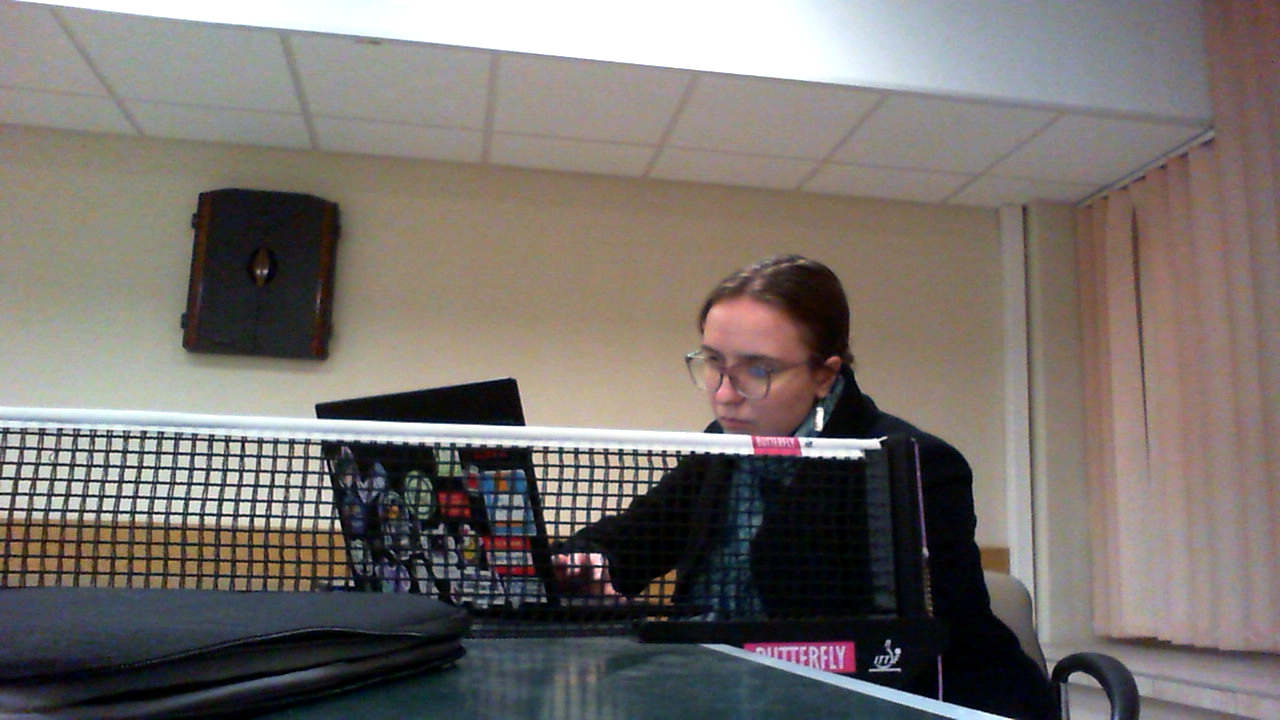
#> input picture capture.png, 1280 x 720 px
$ python -i calibration.py   (imports and definitions only)
#> lines starting #> are read from the running program, lines starting #| are printed output that depends on the picture; after the words box and inside, x2 and y2 are one past the last pixel; in counts of white or black regions, pixels touching at a corner belong together
"""Table boundary estimation, with robust straight-edge extrapolation past pockets.

Multiple color masks accommodate colored and low-saturation cloth. No learned
models or reference-photo-specific coordinates are used.
"""
import cv2
import numpy as np


def ordered(points):
    center = points.mean(axis=0)
    points = points[np.argsort(np.arctan2(points[:, 1] - center[1], points[:, 0] - center[0]))]
    upper = np.argsort(points[:, 1])[:2]
    return np.roll(points, -upper[np.argmin(points[upper, 0])], axis=0)


def refine_edges(contour, quad, diagonal):
    boundary = contour[:, 0, :].astype(float)
    lines, residuals = [], []
    for i in range(4):
        a, b = quad[i], quad[(i + 1) % 4]
        direction = b - a; length = np.linalg.norm(direction); direction /= length
        relative = boundary - a
        along = relative @ direction
        perpendicular = np.abs(relative[:, 0] * direction[1] - relative[:, 1] * direction[0])
        # Ignore pockets and corner bevels; use the middle 76% of each edge.
        selected = boundary[(along > length * .12) & (along < length * .88) & (perpendicular < diagonal * .025)]
        if len(selected) < 12 or np.ptp(selected @ direction) < length * .35:
            return None
        vx, vy, x, y = cv2.fitLine(selected.astype(np.float32), cv2.DIST_HUBER, 0, .01, .01).ravel()
        distances = np.abs((selected[:, 0] - x) * vy - (selected[:, 1] - y) * vx)
        inliers = selected[distances <= max(1.5, float(np.quantile(distances, .70)))]
        if len(inliers) >= 10:
            vx, vy, x, y = cv2.fitLine(inliers.astype(np.float32), cv2.DIST_HUBER, 0, .01, .01).ravel()
            # Score the robust line on the same inliers used to fit it. Pocket
            # gaps, shadows and textured rail boundaries are excluded above;
            # charging their old residual again rejects otherwise straight rails.
            distances = np.abs((inliers[:, 0] - x) * vy - (inliers[:, 1] - y) * vx)
        lines.append(np.array([vy, -vx, vx * y - vy * x]))
        residuals.append(float(np.median(distances)))
    corners = []
    for i in range(4):
        crossing = np.cross(lines[i - 1], lines[i])
        if abs(crossing[2]) < .08:
            return None
        corners.append(crossing[:2] / crossing[2])
    return np.float32(corners), float(np.mean(residuals))


def candidate_masks(image, settings=None):
    image = cv2.GaussianBlur(image, (3, 3), 0)
    hsv = cv2.cvtColor(image, cv2.COLOR_BGR2HSV)
    if settings is not None and settings.cloth_hue is not None:
        delta = np.abs(hsv[:, :, 0].astype(float) - settings.cloth_hue)
        delta = np.minimum(delta, 180 - delta)
        yield np.uint8((delta <= settings.hue_tolerance)
                       & (hsv[:, :, 1] >= settings.saturation_min)
                       & (hsv[:, :, 2] > 25)) * 255
        return
    lab = cv2.cvtColor(image, cv2.COLOR_BGR2LAB).astype(float)
    h, w = image.shape[:2]
    # Pale/grey cloth under spotlights can lose almost all hue information.
    for value in (75, 100, 120, 140, 170, 200):
        yield np.uint8((hsv[:, :, 1] < 90) & (hsv[:, :, 2] > value)) * 255
    sample = hsv[h // 8:h * 7 // 8:3, w // 8:w * 7 // 8:3].reshape(-1, 3)
    valid = sample[(sample[:, 1] > 50) & (sample[:, 2] > 45)]
    if len(valid):
        histogram = np.bincount(valid[:, 0], minlength=180).astype(float)
        histogram = sum(np.roll(histogram, k) for k in range(-3, 4))
        for _ in range(2):
            hue = int(histogram.argmax())
            if histogram[hue] < 50:
                break
            delta = np.abs(hsv[:, :, 0].astype(float) - hue); delta = np.minimum(delta, 180 - delta)
            for tolerance in (10, 18):
                yield np.uint8((delta <= tolerance) & (hsv[:, :, 1] > 45) & (hsv[:, :, 2] > 40)) * 255
            histogram[np.minimum(np.abs(np.arange(180) - hue), 180 - np.abs(np.arange(180) - hue)) < 25] = 0
    # Quantized LAB modes, not a single center pixel (which may be a ball).
    colors = lab[h // 5:h * 4 // 5:4, w // 5:w * 4 // 5:4].reshape(-1, 3)
    bins = (colors // np.array([24, 12, 12])).astype(int)
    keys, counts = np.unique(bins, axis=0, return_counts=True)
    seeds = []
    for key in keys[np.argsort(-counts)[:8]]:
        color = np.median(colors[np.all(bins == key, axis=1)], axis=0)
        if color[0] < 65 or any(np.linalg.norm((color - c) / [2, 1, 1]) < 15 for c in seeds):
            continue
        seeds.append(color)
        chroma = np.linalg.norm(lab[:, :, 1:] - color[1:], axis=2)
        for lightness in (24, 48):
            yield np.uint8((chroma < 18) & (np.abs(lab[:, :, 0] - color[0]) < lightness)) * 255
        if len(seeds) >= 3:
            break


def inner_cushion_edges(image, quad):
    """Find coherent parallel seams inward from the cloth-color silhouette.

    Median normal profiles ignore local balls, pocket gaps and printed marks.
    A visible inner cushion seam takes priority over the outer color boundary.
    """
    lab = cv2.GaussianBlur(cv2.cvtColor(image, cv2.COLOR_BGR2LAB), (3, 3), 0).astype(np.float32)
    h, w = image.shape[:2]; diagonal = np.hypot(w, h)
    interior = np.zeros((h, w), np.uint8)
    cv2.fillConvexPoly(interior, np.int32(quad.mean(axis=0) + .8 * (quad - quad.mean(axis=0))), 255)
    pale_cloth = np.median(cv2.cvtColor(image, cv2.COLOR_BGR2HSV)[:, :, 1][interior > 0]) < 90
    lines = []
    for i in range(4):
        a, b = quad[i], quad[(i + 1) % 4]
        direction = (b - a) / np.linalg.norm(b - a)
        normal = np.array([-direction[1], direction[0]])
        ts = np.r_[np.linspace(.16, .39, 22), np.linspace(.61, .84, 22)]
        positions = a + ts[:, None] * (b - a)
        offsets = np.arange(-int(diagonal * .012), int(diagonal * .040) + 1, dtype=float)
        grid = positions[:, None, :] + offsets[None, :, None] * normal
        samples = cv2.remap(lab, grid[:, :, 0].astype(np.float32), grid[:, :, 1].astype(np.float32), cv2.INTER_LINEAR, borderMode=cv2.BORDER_REPLICATE)
        gradient = np.linalg.norm(samples[:, 4:] - samples[:, :-4], axis=2)
        profile = np.median(gradient, axis=0)
        # The innermost significant transition leads into the flat cloth plane.
        # Adjacent cushion seams can form one broad gradient band. The last
        # coherent peak leads onto the cloth; choosing the strongest peak in
        # the band can include the cushion face in the playing surface.
        threshold = max(4., float(profile.max()) * .12)
        strong = profile > threshold
        groups = np.split(np.flatnonzero(strong), np.where(np.diff(np.flatnonzero(strong)) > 1)[0] + 1)
        groups = [g for g in groups if len(g) and offsets[g[-1] + 2] < offsets[-1] - 2]
        if groups:
            group = groups[-1]
            peaks = [j for j in group if 0 < j < len(profile) - 1
                     and profile[j] >= profile[j - 1] and profile[j] >= profile[j + 1]]
            peak = peaks[-1] if peaks else group[np.argmax(profile[group])]
            low, high = max(0, peak - 2), min(gradient.shape[1], peak + 3)
            best = low + np.argmax(gradient[:, low:high], axis=1)
            valid = gradient[np.arange(len(best)), best] > max(4., profile[peak] * .5)
            points = positions[valid] + offsets[best[valid] + 2, None] * normal
            if len(points) >= 22:
                if pale_cloth:
                    # Achromatic thresholds may cut across a lighting gradient;
                    # use the photometric seam to correct that coarse angle.
                    vx, vy, x, y = cv2.fitLine(points.astype(np.float32), cv2.DIST_HUBER, 0, .01, .01).ravel()
                    lines.append(np.array([vy, -vx, vx * y - vy * x])); continue
                # Preserve the robust full-rail angle on colored cloth.
                offset = float(np.median(offsets[best[valid] + 2]))
                lines.append(np.array([normal[0], normal[1], -normal @ (a + offset * normal)])); continue
        lines.append(np.array([normal[0], normal[1], -normal @ a]))
    intersections = []
    for i in range(4):
        p = np.cross(lines[i - 1], lines[i])
        if abs(p[2]) < .08:
            return quad
        intersections.append(p[:2] / p[2])
    refined = np.float32(intersections)
    if not cv2.isContourConvex(refined) or cv2.contourArea(refined, oriented=True) < cv2.contourArea(quad) * .65:
        return quad
    return refined


def find_table(image, settings=None):
    height, width = image.shape[:2]
    scale = min(1, 1000 / max(width, height))
    small = cv2.resize(image, None, fx=scale, fy=scale)
    h, w = small.shape[:2]; diagonal = float(np.hypot(w, h))
    best = None
    for mask in candidate_masks(small, settings):
        mask = cv2.morphologyEx(mask, cv2.MORPH_OPEN, cv2.getStructuringElement(cv2.MORPH_ELLIPSE, (7, 7)))
        mask = cv2.morphologyEx(mask, cv2.MORPH_CLOSE, np.ones((5, 5), np.uint8))
        contours, _ = cv2.findContours(mask, cv2.RETR_EXTERNAL, cv2.CHAIN_APPROX_NONE)
        for contour in sorted(contours, key=cv2.contourArea, reverse=True)[:2]:
            area = cv2.contourArea(contour)
            if not .08 * h * w < area < .985 * h * w:
                continue
            hull = cv2.convexHull(contour)
            quad = None
            for epsilon in (.012, .020, .030, .045, .060):
                approximation = cv2.approxPolyDP(hull, epsilon * cv2.arcLength(hull, True), True)
                if len(approximation) == 4:
                    quad = ordered(approximation[:, 0, :].astype(float)); break
            if quad is None:
                continue
            refined = refine_edges(contour, quad, diagonal)
            if refined is None:
                continue
            points, residual = refined
            if not cv2.isContourConvex(points) or cv2.contourArea(points, oriented=True) <= 0:
                continue
            if np.any(points < -diagonal * .025) or np.any(points[:, 0] > w + diagonal * .025) or np.any(points[:, 1] > h + diagonal * .025):
                continue
            lengths = np.linalg.norm(np.roll(points, -1, axis=0) - points, axis=1)
            if min(lengths) < diagonal * .1:
                continue
            polygon = np.zeros_like(mask); cv2.fillConvexPoly(polygon, np.int32(points), 255)
            coverage = np.count_nonzero((mask > 0) & (polygon > 0)) / max(1, np.count_nonzero(polygon))
            convexity = min(1., area / max(1, cv2.contourArea(hull)))
            straightness = float(np.exp(-residual / 2))
            if coverage < .78 or convexity < .80 or straightness < .35:
                continue
            score = .40 * coverage + .25 * convexity + .25 * straightness + .10 * min(1, area / (h * w) * 2)
            if best is None or score > best[0]:
                best = (score, points)
    if best is None:
        return None
    score, points = best
    points = inner_cushion_edges(small, points)
    normalized = [{"x": float(np.clip(x / scale / (width - 1), 0, 1)), "y": float(np.clip(y / scale / (height - 1), 0, 1))} for x, y in points]
    return {"corners": normalized, "quality": float(round(score, 3)), "method": "color consensus + robust edge intersections"}

>>> import cv2
>>> picture = cv2.imread('../../../capture.png')
#> picture is the input picture: shape (720, 1280, 3); mean B, G, R 108.5, 112.5, 118.7
>>> result = find_table(picture)
#> the loop in find_table, `for mask in candidate_masks(small, settings):` made 14 passes
#> pass 1, in find_table, `mask = cv2.morphologyEx(mask, cv2.MORPH_OPEN, cv2.getStructuringElemen..`:
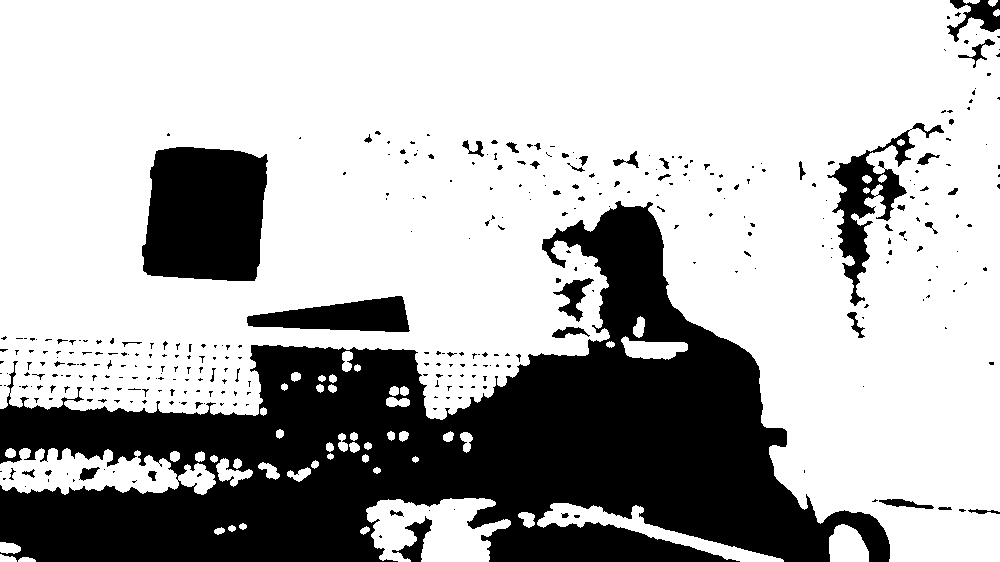
#> mask: shape (562, 1000); 70.2% white; 355 black regions (296 under 20 px), largest, box (x1, y1, x2, y2) and area: (0, 201, 890, 562) 137341, (142, 147, 268, 281) 14689, (827, 123, 944, 306) 4548
#> pass 1, in find_table, `mask = cv2.morphologyEx(mask, cv2.MORPH_CLOSE, np.ones((5, 5), np.uint..`:
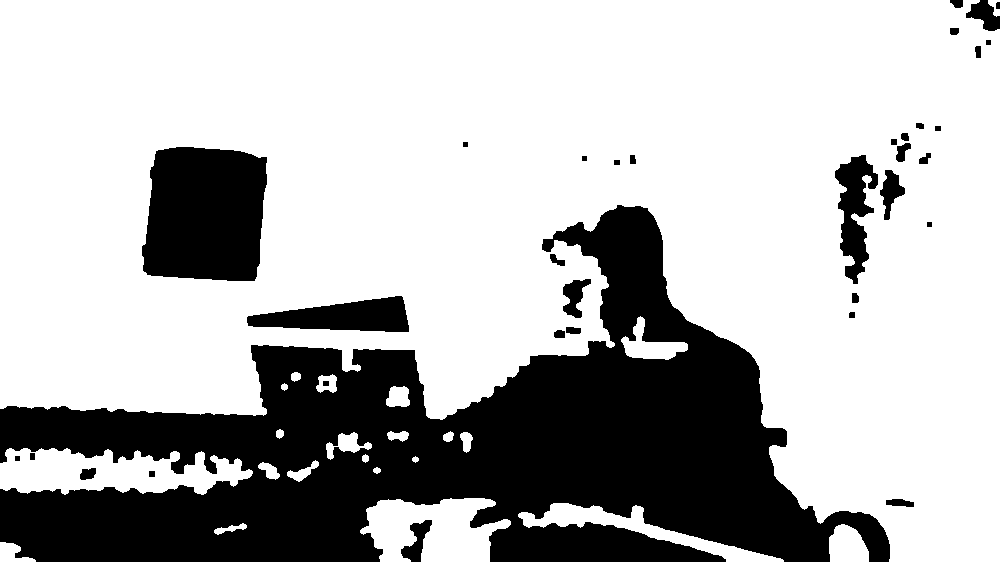
#> mask: shape (562, 1000); 71.5% white; 35 black regions, largest, box (x1, y1, x2, y2) and area: (0, 205, 890, 562) 135051, (142, 147, 267, 281) 14674, (247, 296, 409, 332) 3757
#> after the loop in find_table, `for mask in candidate_masks(small, settings):`:
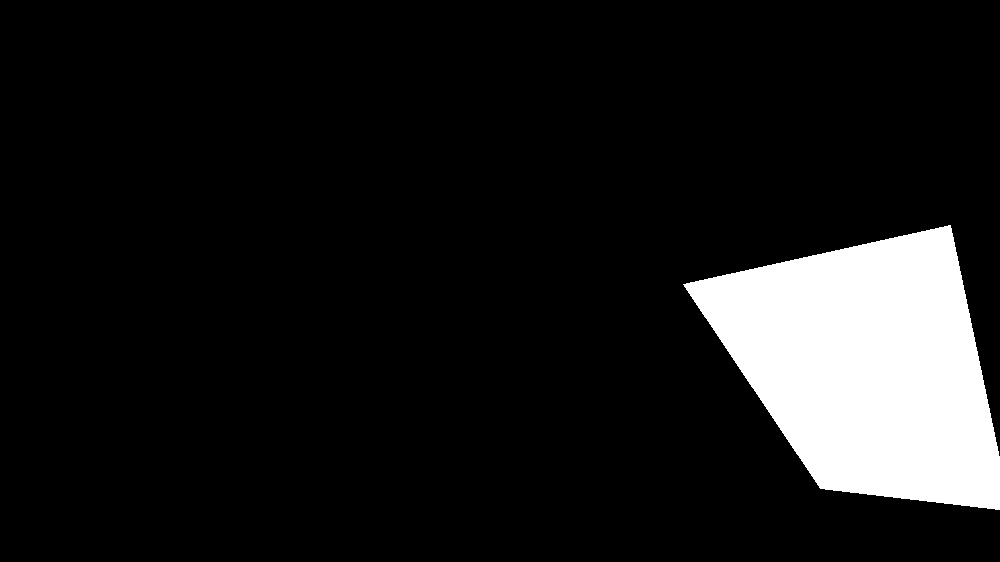
#> polygon: shape (562, 1000); 10.3% white; 1 white region, box (x1, y1, x2, y2) and area: (683, 225, 1000, 510) 57903
#> after the loop in find_table, `for mask in candidate_masks(small, settings):`: best = (0.835, [[8.92e-06, 0], [999, 0], [999, 533.6], [-8e-06, 387.1]])
#> in find_table, `score, points = best`: score = 0.835; points = [[8.92e-06, 0], [999, 0], [999, 533.6], [-8e-06, 387.1]]
#> in inner_cushion_edges, `lab = cv2.GaussianBlur(cv2.cvtColor(image, cv2.COLOR_BGR2LAB), (3, 3),..`:
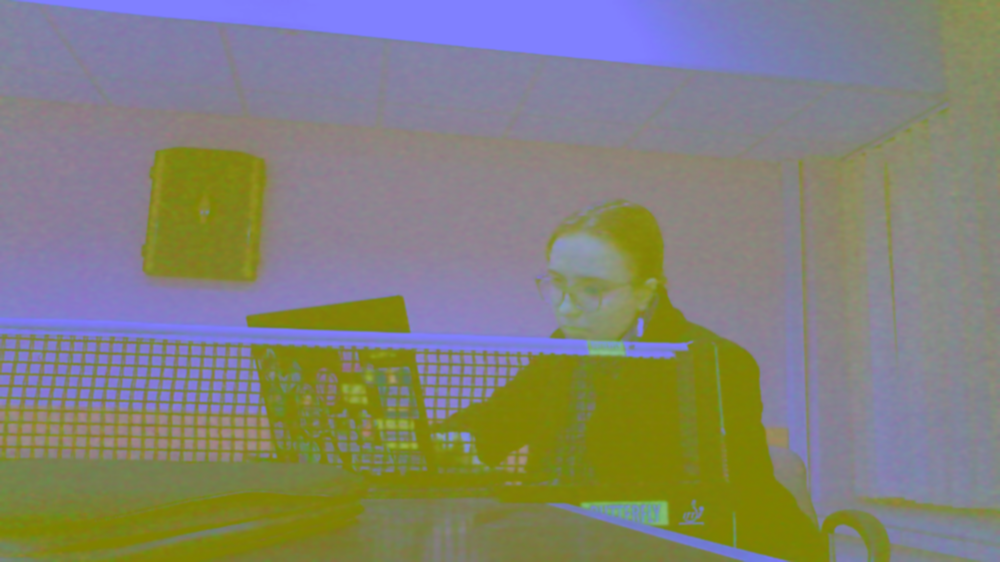
#> lab: shape (562, 1000, 3) float32; mean B, G, R 119.4, 130, 131.2
#> in inner_cushion_edges, `diagonal = np.hypot(w, h)`: diagonal = 1147.1
#> in inner_cushion_edges, `interior = np.zeros((h, w), np.uint8)`: interior: shape (562, 1000); every value is 0
#> in inner_cushion_edges, `cv2.fillConvexPoly(interior, np.int32(quad.mean(axis=0) + .8 * (quad -..`:
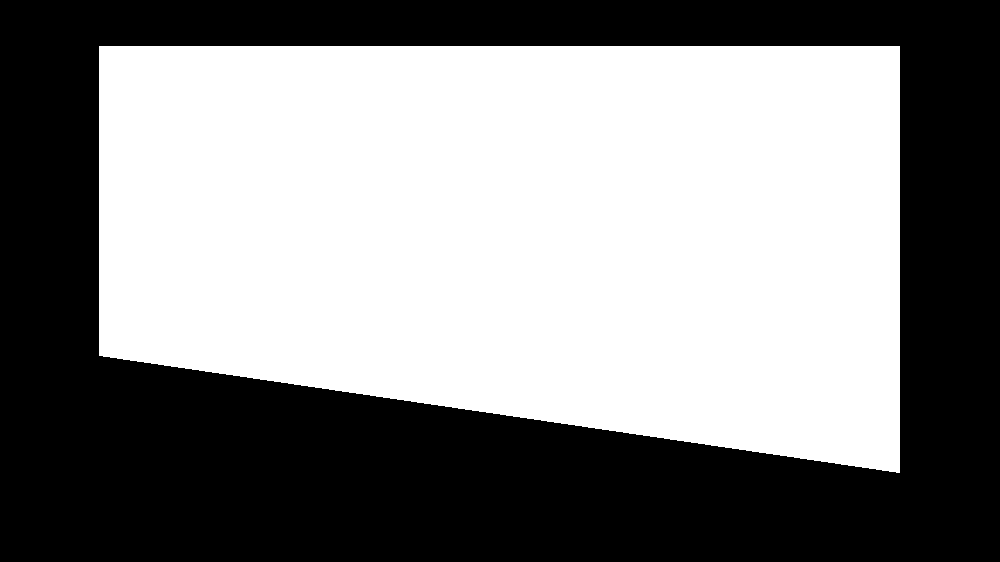
#> interior: shape (562, 1000); 52.5% white; 1 black region, box (x1, y1, x2, y2) and area: (0, 0, 1000, 562) 266832
#> in inner_cushion_edges, `pale_cloth = np.median(cv2.cvtColor(image, cv2.COLOR_BGR2HSV)[:, :, 1]..`: pale_cloth = True
#> the loop in inner_cushion_edges, `for i in range(4):` made 4 passes
#> (a, b, direction, normal, group, peaks, peak, low) on pass 4: ([-8e-06, 387.1], [8.92e-06, 0], [4.37e-08, -1], [1, 4.37e-08], [51, 52, 53], [52], 52, 50)
#> (a, b, direction, groups, peaks, peak, low, high) on pass 1: ([8.92e-06, 0], [999, 0], [1, 0], [[40, 41], [44, 45], [47, 48, 49, 50]], [47, 49], 49, 47, 52)
#> pass 1, in inner_cushion_edges, `gradient = np.linalg.norm(samples[:, 4:] - samples[:, :-4], axis=2)`:
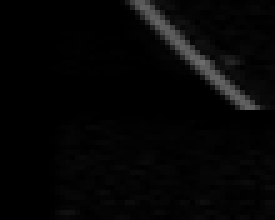
#> gradient: shape (44, 55) float32 (shown 5 times larger); min 0, max 109.1, mean 5.9
#> after the loop in inner_cushion_edges, `for i in range(4):`:
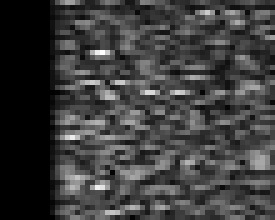
#> gradient: shape (44, 55) float32 (shown 5 times larger); min 0, max 14.08, mean 3.41; drawn with min black and max white
#> after the loop in inner_cushion_edges, `for i in range(4):`: lines = [[0.00216, -1, 36.29], [-1, 0, 999], [0.145, -0.989, 383], [-1, -0.0038, 41.16]]
#> the loop in inner_cushion_edges, `for i in range(4):` made 4 passes
#> p on passes 1 to 4: [41.02, 36.38, 1], [-999, -38.45, -1], [988.4, 528, 0.989], [-39.27, -389, -0.99]
#> after the loop in inner_cushion_edges, `for i in range(4):`: intersections = [[41.02, 36.38], [999, 38.45], [999, 533.6], [39.67, 392.9]]
#> in inner_cushion_edges, `refined = np.float32(intersections)`: refined has the same summary as intersections
#> in find_table, `points = inner_cushion_edges(small, points)`: points has the same summary as intersections in inner_cushion_edges
#> in find_table, `normalized = [{"x": float(np.clip(x / scale / (width - 1), 0, 1)), "y"..`: normalized = 4 items
#> result = 3 items
